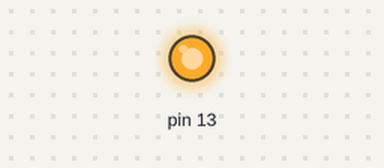
Bench run of a sketch on a simulated Arduino Uno, built with avr-gcc and run on an emulated ATmega328P. Parts: output pins drawn as LEDs (lit = HIGH).

Above: at 0.5 s.
At 2.5 s:
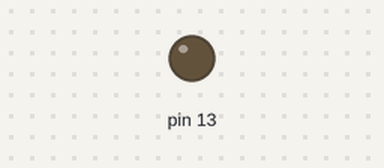
Timing chart, 0 to 5.2 s (numbered marks = the images above):
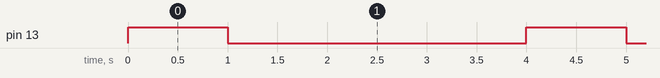

The sketch:

Syntax1.ino
```cpp
// Yorum satırı
/* Yorum satırı */
// Çoğu şey C++ ile benzer
// Ctrl+T Otamatik satırları düzenler

void setup() {
  pinMode(13, OUTPUT);
}

void loop() {
  digitalWrite(13, HIGH);  // bu satır 13.pini açar
  delay(1000);             // bu satır 1 sn bekletir
  digitalWrite(13, LOW);
  delay(1000);

  digitalWrite(12, HIGH);  // bu satır 12.pini açar
  delay(1000);
  digitalWrite(12, LOW);
  delay(1000);
}
```

Measured:
- by itself, pin 13: alternates HIGH for 1.0 s and LOW for 3.0 s
